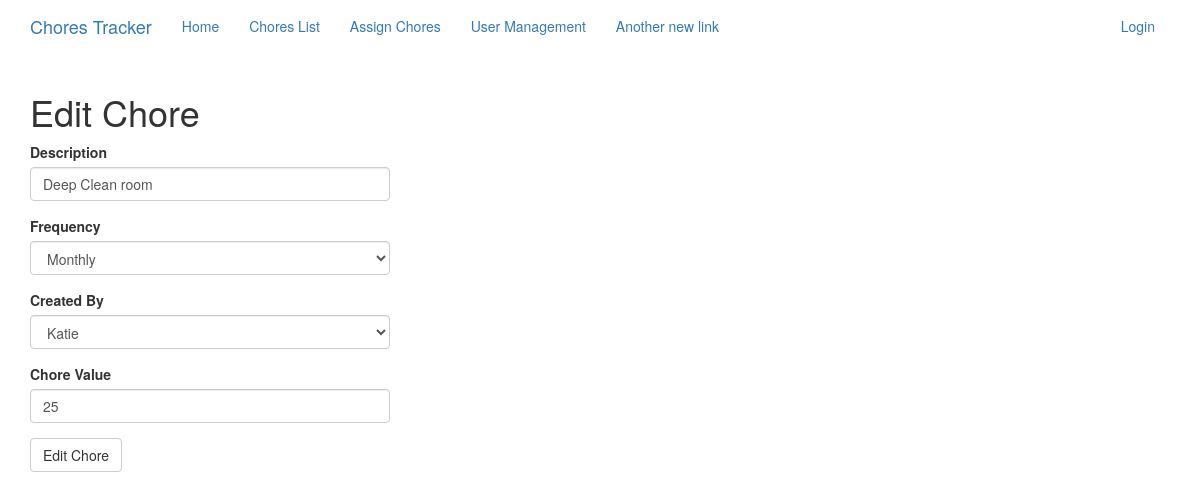
/chore/6/edit, run on the app's committed database.
### app/models.py (models this page shows, shortened)
class ChoreList(db.Model):
    id = db.Column(db.Integer, primary_key=True)
    description = db.Column(db.String(128))
    occurrence = db.Column(db.String(10))  # Daily, Weekly, Monthly, One_Off
    timestamp = db.Column(db.DateTime, index=True, default=datetime.utcnow)
    created_by_id = db.Column(db.Integer, db.ForeignKey('user.id'))
    value = db.Column(db.Integer)

### app/routes.py (the view, shortened to what this page needs)
@app.route('/chore/<id>/edit', methods=['GET', 'POST'])
def chore_edit(id=None):
    chore = ChoreList.query.filter_by(id=id).first()
    form = EditChoreForm(obj=chore)
    print(form.errors)
    return render_template('edit_chore.html', title='Edit Chore', form=form)

### app/forms.py
class EditChoreForm(FlaskForm):
    description = StringField('Description', validators=[DataRequired()])
    occurrence = SelectField('Frequency', validators=[DataRequired()], choices=['Daily', 'Weekly', 'Monthly'])
    created_by = QuerySelectField(query_factory=user_parent_query,  validators=[DataRequired()],
                                  get_label='username')
    value = IntegerField('Chore Value', validators=[DataRequired(), NumberRange(0, 50, "Number between 0 and 50")])
    submit = SubmitField('Edit Chore')

### app/forms.py (called while the page is built)
def user_parent_query():
    return User.query.filter_by(user_type='Parent', is_active='Yes')

### app/models.py (called while the page is built)
    def __repr__(self):
        return '<user {}>'.format(self.username)

### app/templates/edit_chore.html
{% extends 'base.html' %}
{% import 'bootstrap/wtf.html' as wtf %}
{% block app_content %}
    <h1>Edit Chore</h1>
    <div class="row">
        <div class="col-md-4">
            {{ wtf.quick_form(form) }}
        </div>
    </div>
{% endblock %}

### data on the page
ChoreList: description "Deep Clean room", occurrence "Monthly", created_by "Katie", value "25"
